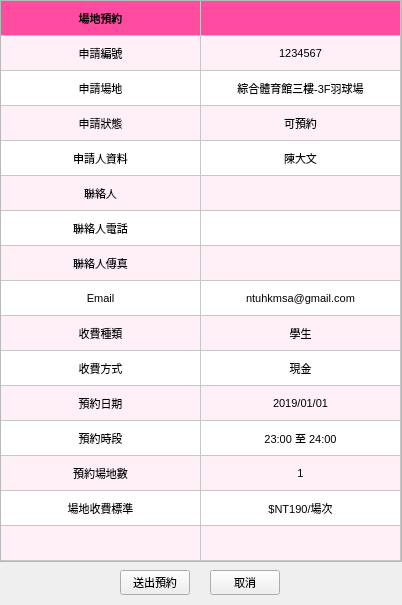
<?xml version="1.0" encoding="UTF-8"?>
<ui version="4.0">
 <class>RegWindow</class>
 <widget class="QMainWindow" name="RegWindow">
  <property name="geometry">
   <rect>
    <x>0</x>
    <y>0</y>
    <width>402</width>
    <height>605</height>
   </rect>
  </property>
  <property name="windowTitle">
   <string>Register</string>
  </property>
  <widget class="QWidget" name="centralwidget">
   <widget class="QTableWidget" name="tableWidget">
    <property name="geometry">
     <rect>
      <x>0</x>
      <y>0</y>
      <width>402</width>
      <height>562</height>
     </rect>
    </property>
    <property name="editTriggers">
     <set>QAbstractItemView::NoEditTriggers</set>
    </property>
    <property name="selectionMode">
     <enum>QAbstractItemView::NoSelection</enum>
    </property>
    <property name="rowCount">
     <number>16</number>
    </property>
    <property name="columnCount">
     <number>2</number>
    </property>
    <attribute name="horizontalHeaderVisible">
     <bool>false</bool>
    </attribute>
    <attribute name="horizontalHeaderDefaultSectionSize">
     <number>200</number>
    </attribute>
    <attribute name="horizontalHeaderMinimumSectionSize">
     <number>200</number>
    </attribute>
    <attribute name="verticalHeaderVisible">
     <bool>false</bool>
    </attribute>
    <attribute name="verticalHeaderDefaultSectionSize">
     <number>35</number>
    </attribute>
    <attribute name="verticalHeaderMinimumSectionSize">
     <number>35</number>
    </attribute>
    <row/>
    <row/>
    <row/>
    <row/>
    <row/>
    <row/>
    <row/>
    <row/>
    <row/>
    <row/>
    <row/>
    <row/>
    <row/>
    <row/>
    <row/>
    <row/>
    <column/>
    <column/>
    <item row="0" column="0">
     <property name="text">
      <string>場地預約</string>
     </property>
     <property name="font">
      <font>
       <pointsize>8</pointsize>
       <weight>75</weight>
       <bold>true</bold>
      </font>
     </property>
     <property name="textAlignment">
      <set>AlignCenter</set>
     </property>
     <property name="background">
      <brush brushstyle="SolidPattern">
       <color alpha="255">
        <red>255</red>
        <green>75</green>
        <blue>160</blue>
       </color>
      </brush>
     </property>
     <property name="foreground">
      <brush brushstyle="NoBrush">
       <color alpha="255">
        <red>255</red>
        <green>255</green>
        <blue>255</blue>
       </color>
      </brush>
     </property>
    </item>
    <item row="0" column="1">
     <property name="text">
      <string/>
     </property>
     <property name="font">
      <font>
       <pointsize>8</pointsize>
       <weight>75</weight>
       <bold>true</bold>
      </font>
     </property>
     <property name="textAlignment">
      <set>AlignCenter</set>
     </property>
     <property name="background">
      <brush brushstyle="SolidPattern">
       <color alpha="255">
        <red>255</red>
        <green>75</green>
        <blue>160</blue>
       </color>
      </brush>
     </property>
     <property name="foreground">
      <brush brushstyle="NoBrush">
       <color alpha="255">
        <red>247</red>
        <green>246</green>
        <blue>243</blue>
       </color>
      </brush>
     </property>
    </item>
    <item row="1" column="0">
     <property name="text">
      <string>申請編號</string>
     </property>
     <property name="font">
      <font>
       <pointsize>8</pointsize>
      </font>
     </property>
     <property name="textAlignment">
      <set>AlignCenter</set>
     </property>
     <property name="background">
      <brush brushstyle="SolidPattern">
       <color alpha="255">
        <red>255</red>
        <green>240</green>
        <blue>248</blue>
       </color>
      </brush>
     </property>
    </item>
    <item row="1" column="1">
     <property name="text">
      <string>1234567</string>
     </property>
     <property name="font">
      <font>
       <pointsize>8</pointsize>
      </font>
     </property>
     <property name="textAlignment">
      <set>AlignCenter</set>
     </property>
     <property name="background">
      <brush brushstyle="SolidPattern">
       <color alpha="255">
        <red>255</red>
        <green>240</green>
        <blue>248</blue>
       </color>
      </brush>
     </property>
    </item>
    <item row="2" column="0">
     <property name="text">
      <string>申請場地</string>
     </property>
     <property name="font">
      <font>
       <pointsize>8</pointsize>
      </font>
     </property>
     <property name="textAlignment">
      <set>AlignCenter</set>
     </property>
    </item>
    <item row="2" column="1">
     <property name="text">
      <string>綜合體育館三樓-3F羽球場</string>
     </property>
     <property name="font">
      <font>
       <pointsize>8</pointsize>
      </font>
     </property>
     <property name="textAlignment">
      <set>AlignCenter</set>
     </property>
    </item>
    <item row="3" column="0">
     <property name="text">
      <string>申請狀態</string>
     </property>
     <property name="font">
      <font>
       <pointsize>8</pointsize>
      </font>
     </property>
     <property name="textAlignment">
      <set>AlignCenter</set>
     </property>
     <property name="background">
      <brush brushstyle="SolidPattern">
       <color alpha="255">
        <red>255</red>
        <green>240</green>
        <blue>248</blue>
       </color>
      </brush>
     </property>
    </item>
    <item row="3" column="1">
     <property name="text">
      <string>可預約</string>
     </property>
     <property name="font">
      <font>
       <pointsize>8</pointsize>
      </font>
     </property>
     <property name="textAlignment">
      <set>AlignCenter</set>
     </property>
     <property name="background">
      <brush brushstyle="SolidPattern">
       <color alpha="255">
        <red>255</red>
        <green>240</green>
        <blue>248</blue>
       </color>
      </brush>
     </property>
    </item>
    <item row="4" column="0">
     <property name="text">
      <string>申請人資料</string>
     </property>
     <property name="font">
      <font>
       <pointsize>8</pointsize>
      </font>
     </property>
     <property name="textAlignment">
      <set>AlignCenter</set>
     </property>
    </item>
    <item row="4" column="1">
     <property name="text">
      <string>陳大文</string>
     </property>
     <property name="font">
      <font>
       <pointsize>8</pointsize>
      </font>
     </property>
     <property name="textAlignment">
      <set>AlignCenter</set>
     </property>
    </item>
    <item row="5" column="0">
     <property name="text">
      <string>聯絡人</string>
     </property>
     <property name="font">
      <font>
       <pointsize>8</pointsize>
      </font>
     </property>
     <property name="textAlignment">
      <set>AlignCenter</set>
     </property>
     <property name="background">
      <brush brushstyle="SolidPattern">
       <color alpha="255">
        <red>255</red>
        <green>240</green>
        <blue>248</blue>
       </color>
      </brush>
     </property>
    </item>
    <item row="5" column="1">
     <property name="text">
      <string/>
     </property>
     <property name="font">
      <font>
       <pointsize>8</pointsize>
      </font>
     </property>
     <property name="textAlignment">
      <set>AlignCenter</set>
     </property>
     <property name="background">
      <brush brushstyle="SolidPattern">
       <color alpha="255">
        <red>255</red>
        <green>240</green>
        <blue>248</blue>
       </color>
      </brush>
     </property>
    </item>
    <item row="6" column="0">
     <property name="text">
      <string>聯絡人電話</string>
     </property>
     <property name="font">
      <font>
       <pointsize>8</pointsize>
      </font>
     </property>
     <property name="textAlignment">
      <set>AlignCenter</set>
     </property>
     <property name="background">
      <brush brushstyle="NoBrush">
       <color alpha="255">
        <red>0</red>
        <green>0</green>
        <blue>0</blue>
       </color>
      </brush>
     </property>
    </item>
    <item row="6" column="1">
     <property name="text">
      <string/>
     </property>
     <property name="font">
      <font>
       <pointsize>8</pointsize>
      </font>
     </property>
     <property name="textAlignment">
      <set>AlignCenter</set>
     </property>
    </item>
    <item row="7" column="0">
     <property name="text">
      <string>聯絡人傳真</string>
     </property>
     <property name="font">
      <font>
       <pointsize>8</pointsize>
      </font>
     </property>
     <property name="textAlignment">
      <set>AlignCenter</set>
     </property>
     <property name="background">
      <brush brushstyle="SolidPattern">
       <color alpha="255">
        <red>255</red>
        <green>240</green>
        <blue>248</blue>
       </color>
      </brush>
     </property>
    </item>
    <item row="7" column="1">
     <property name="text">
      <string/>
     </property>
     <property name="font">
      <font>
       <pointsize>8</pointsize>
      </font>
     </property>
     <property name="textAlignment">
      <set>AlignCenter</set>
     </property>
     <property name="background">
      <brush brushstyle="SolidPattern">
       <color alpha="255">
        <red>255</red>
        <green>240</green>
        <blue>248</blue>
       </color>
      </brush>
     </property>
    </item>
    <item row="8" column="0">
     <property name="text">
      <string>Email</string>
     </property>
     <property name="font">
      <font>
       <pointsize>8</pointsize>
      </font>
     </property>
     <property name="textAlignment">
      <set>AlignCenter</set>
     </property>
    </item>
    <item row="8" column="1">
     <property name="text">
      <string>ntuhkmsa@gmail.com</string>
     </property>
     <property name="font">
      <font>
       <pointsize>8</pointsize>
      </font>
     </property>
     <property name="textAlignment">
      <set>AlignCenter</set>
     </property>
    </item>
    <item row="9" column="0">
     <property name="text">
      <string>收費種類</string>
     </property>
     <property name="font">
      <font>
       <pointsize>8</pointsize>
      </font>
     </property>
     <property name="textAlignment">
      <set>AlignCenter</set>
     </property>
     <property name="background">
      <brush brushstyle="SolidPattern">
       <color alpha="255">
        <red>255</red>
        <green>240</green>
        <blue>248</blue>
       </color>
      </brush>
     </property>
    </item>
    <item row="9" column="1">
     <property name="text">
      <string>學生</string>
     </property>
     <property name="font">
      <font>
       <pointsize>8</pointsize>
      </font>
     </property>
     <property name="textAlignment">
      <set>AlignCenter</set>
     </property>
     <property name="background">
      <brush brushstyle="SolidPattern">
       <color alpha="255">
        <red>255</red>
        <green>240</green>
        <blue>248</blue>
       </color>
      </brush>
     </property>
    </item>
    <item row="10" column="0">
     <property name="text">
      <string>收費方式</string>
     </property>
     <property name="font">
      <font>
       <pointsize>8</pointsize>
      </font>
     </property>
     <property name="textAlignment">
      <set>AlignCenter</set>
     </property>
    </item>
    <item row="10" column="1">
     <property name="text">
      <string>現金</string>
     </property>
     <property name="font">
      <font>
       <pointsize>8</pointsize>
      </font>
     </property>
     <property name="textAlignment">
      <set>AlignCenter</set>
     </property>
    </item>
    <item row="11" column="0">
     <property name="text">
      <string>預約日期</string>
     </property>
     <property name="font">
      <font>
       <pointsize>8</pointsize>
      </font>
     </property>
     <property name="textAlignment">
      <set>AlignCenter</set>
     </property>
     <property name="background">
      <brush brushstyle="SolidPattern">
       <color alpha="255">
        <red>255</red>
        <green>240</green>
        <blue>248</blue>
       </color>
      </brush>
     </property>
    </item>
    <item row="11" column="1">
     <property name="text">
      <string>2019/01/01</string>
     </property>
     <property name="font">
      <font>
       <pointsize>8</pointsize>
      </font>
     </property>
     <property name="textAlignment">
      <set>AlignCenter</set>
     </property>
     <property name="background">
      <brush brushstyle="SolidPattern">
       <color alpha="255">
        <red>255</red>
        <green>240</green>
        <blue>248</blue>
       </color>
      </brush>
     </property>
    </item>
    <item row="12" column="0">
     <property name="text">
      <string>預約時段</string>
     </property>
     <property name="font">
      <font>
       <pointsize>8</pointsize>
      </font>
     </property>
     <property name="textAlignment">
      <set>AlignCenter</set>
     </property>
    </item>
    <item row="12" column="1">
     <property name="text">
      <string>23:00 至 24:00</string>
     </property>
     <property name="font">
      <font>
       <pointsize>8</pointsize>
      </font>
     </property>
     <property name="textAlignment">
      <set>AlignCenter</set>
     </property>
    </item>
    <item row="13" column="0">
     <property name="text">
      <string>預約場地數</string>
     </property>
     <property name="font">
      <font>
       <pointsize>8</pointsize>
      </font>
     </property>
     <property name="textAlignment">
      <set>AlignCenter</set>
     </property>
     <property name="background">
      <brush brushstyle="SolidPattern">
       <color alpha="255">
        <red>255</red>
        <green>240</green>
        <blue>248</blue>
       </color>
      </brush>
     </property>
    </item>
    <item row="13" column="1">
     <property name="text">
      <string>1</string>
     </property>
     <property name="font">
      <font>
       <pointsize>8</pointsize>
      </font>
     </property>
     <property name="textAlignment">
      <set>AlignCenter</set>
     </property>
     <property name="background">
      <brush brushstyle="SolidPattern">
       <color alpha="255">
        <red>255</red>
        <green>240</green>
        <blue>248</blue>
       </color>
      </brush>
     </property>
    </item>
    <item row="14" column="0">
     <property name="text">
      <string>場地收費標準</string>
     </property>
     <property name="font">
      <font>
       <pointsize>8</pointsize>
      </font>
     </property>
     <property name="textAlignment">
      <set>AlignCenter</set>
     </property>
    </item>
    <item row="14" column="1">
     <property name="text">
      <string>$NT190/場次</string>
     </property>
     <property name="font">
      <font>
       <pointsize>8</pointsize>
      </font>
     </property>
     <property name="textAlignment">
      <set>AlignCenter</set>
     </property>
    </item>
    <item row="15" column="0">
     <property name="background">
      <brush brushstyle="SolidPattern">
       <color alpha="255">
        <red>255</red>
        <green>240</green>
        <blue>248</blue>
       </color>
      </brush>
     </property>
    </item>
    <item row="15" column="1">
     <property name="background">
      <brush brushstyle="SolidPattern">
       <color alpha="255">
        <red>255</red>
        <green>240</green>
        <blue>248</blue>
       </color>
      </brush>
     </property>
    </item>
   </widget>
   <widget class="QPushButton" name="btn_order">
    <property name="geometry">
     <rect>
      <x>120</x>
      <y>570</y>
      <width>70</width>
      <height>25</height>
     </rect>
    </property>
    <property name="font">
     <font>
      <family>Microsoft JhengHei</family>
      <pointsize>8</pointsize>
     </font>
    </property>
    <property name="text">
     <string>送出預約</string>
    </property>
   </widget>
   <widget class="QPushButton" name="btn_cancel">
    <property name="geometry">
     <rect>
      <x>210</x>
      <y>570</y>
      <width>70</width>
      <height>25</height>
     </rect>
    </property>
    <property name="font">
     <font>
      <family>Microsoft JhengHei</family>
      <pointsize>8</pointsize>
     </font>
    </property>
    <property name="text">
     <string>取消</string>
    </property>
   </widget>
  </widget>
  <widget class="QMenuBar" name="menubar">
   <property name="geometry">
    <rect>
     <x>0</x>
     <y>0</y>
     <width>402</width>
     <height>25</height>
    </rect>
   </property>
  </widget>
 </widget>
 <resources/>
 <connections/>
</ui>
